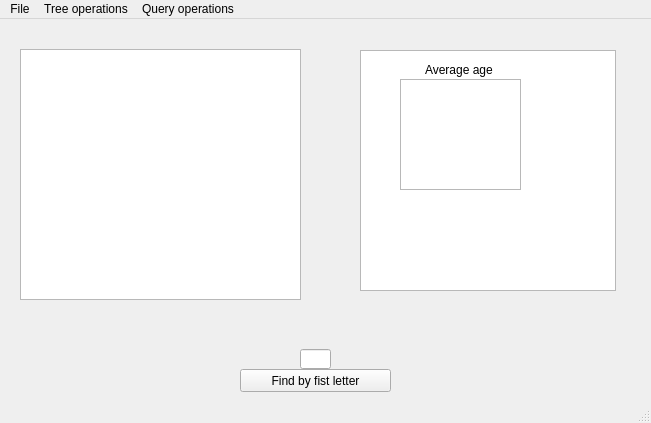
<?xml version="1.0" encoding="UTF-8"?>
<ui version="4.0">
 <class>MainWindow</class>
 <widget class="QMainWindow" name="MainWindow">
  <property name="geometry">
   <rect>
    <x>0</x>
    <y>0</y>
    <width>651</width>
    <height>423</height>
   </rect>
  </property>
  <property name="windowTitle">
   <string>RGR GUI2022</string>
  </property>
  <widget class="QWidget" name="centralWidget">
   <widget class="QTreeWidget" name="treeWidget">
    <property name="geometry">
     <rect>
      <x>20</x>
      <y>30</y>
      <width>281</width>
      <height>251</height>
     </rect>
    </property>
    <attribute name="headerVisible">
     <bool>false</bool>
    </attribute>
    <column>
     <property name="text">
      <string notr="true">1</string>
     </property>
    </column>
   </widget>
   <widget class="QStackedWidget" name="stackedWidget">
    <property name="geometry">
     <rect>
      <x>370</x>
      <y>50</y>
      <width>241</width>
      <height>131</height>
     </rect>
    </property>
    <property name="currentIndex">
     <number>3</number>
    </property>
    <widget class="QWidget" name="pageMiskkomunhoz">
     <widget class="QLabel" name="label">
      <property name="geometry">
       <rect>
        <x>0</x>
        <y>45</y>
        <width>160</width>
        <height>20</height>
       </rect>
      </property>
      <property name="text">
       <string>Name of Miskkomunhoz</string>
      </property>
     </widget>
     <widget class="QLineEdit" name="lineEditSysName">
      <property name="geometry">
       <rect>
        <x>140</x>
        <y>45</y>
        <width>110</width>
        <height>20</height>
       </rect>
      </property>
      <property name="text">
       <string>Miskkomunhoz</string>
      </property>
     </widget>
    </widget>
    <widget class="QWidget" name="pageZhek">
     <widget class="QLineEdit" name="lineEdit_Name_Zhek">
      <property name="geometry">
       <rect>
        <x>140</x>
        <y>45</y>
        <width>110</width>
        <height>20</height>
       </rect>
      </property>
      <property name="text">
       <string>ZhEK</string>
      </property>
     </widget>
     <widget class="QLabel" name="label_5">
      <property name="geometry">
       <rect>
        <x>0</x>
        <y>45</y>
        <width>110</width>
        <height>20</height>
       </rect>
      </property>
      <property name="text">
       <string>Name of ZhEK</string>
      </property>
     </widget>
    </widget>
    <widget class="QWidget" name="pageProfession">
     <widget class="QLabel" name="label_7">
      <property name="geometry">
       <rect>
        <x>0</x>
        <y>45</y>
        <width>110</width>
        <height>20</height>
       </rect>
      </property>
      <property name="text">
       <string>Name of profession</string>
      </property>
     </widget>
     <widget class="QLineEdit" name="lineEdit_Name_Profession">
      <property name="geometry">
       <rect>
        <x>140</x>
        <y>45</y>
        <width>110</width>
        <height>20</height>
       </rect>
      </property>
      <property name="text">
       <string>Profession</string>
      </property>
     </widget>
    </widget>
    <widget class="QWidget" name="pageWorker">
     <widget class="QLabel" name="label_9">
      <property name="geometry">
       <rect>
        <x>0</x>
        <y>45</y>
        <width>110</width>
        <height>20</height>
       </rect>
      </property>
      <property name="text">
       <string>Name of worker</string>
      </property>
     </widget>
     <widget class="QLabel" name="label_10">
      <property name="geometry">
       <rect>
        <x>0</x>
        <y>95</y>
        <width>110</width>
        <height>20</height>
       </rect>
      </property>
      <property name="text">
       <string>Age</string>
      </property>
     </widget>
     <widget class="QLineEdit" name="lineEdit_Name_Worker">
      <property name="geometry">
       <rect>
        <x>140</x>
        <y>45</y>
        <width>110</width>
        <height>20</height>
       </rect>
      </property>
      <property name="text">
       <string>Name</string>
      </property>
     </widget>
     <widget class="QLineEdit" name="lineEdit_age">
      <property name="geometry">
       <rect>
        <x>140</x>
        <y>95</y>
        <width>110</width>
        <height>20</height>
       </rect>
      </property>
      <property name="text">
       <string>25</string>
      </property>
     </widget>
    </widget>
   </widget>
   <widget class="QPushButton" name="exit">
    <property name="geometry">
     <rect>
      <x>530</x>
      <y>200</y>
      <width>75</width>
      <height>23</height>
     </rect>
    </property>
    <property name="text">
     <string>Exit</string>
    </property>
   </widget>
   <widget class="QPushButton" name="store">
    <property name="enabled">
     <bool>true</bool>
    </property>
    <property name="geometry">
     <rect>
      <x>430</x>
      <y>200</y>
      <width>75</width>
      <height>23</height>
     </rect>
    </property>
    <property name="text">
     <string>Store</string>
    </property>
   </widget>
   <widget class="QPushButton" name="Update">
    <property name="enabled">
     <bool>true</bool>
    </property>
    <property name="geometry">
     <rect>
      <x>430</x>
      <y>200</y>
      <width>75</width>
      <height>23</height>
     </rect>
    </property>
    <property name="text">
     <string>Update</string>
    </property>
   </widget>
   <widget class="QLineEdit" name="Query_edit">
    <property name="geometry">
     <rect>
      <x>300</x>
      <y>330</y>
      <width>31</width>
      <height>20</height>
     </rect>
    </property>
   </widget>
   <widget class="QPushButton" name="Find_Button">
    <property name="geometry">
     <rect>
      <x>240</x>
      <y>350</y>
      <width>151</width>
      <height>23</height>
     </rect>
    </property>
    <property name="text">
     <string>Find by fist letter</string>
    </property>
   </widget>
   <widget class="QTreeWidget" name="treeWidget_find">
    <property name="geometry">
     <rect>
      <x>360</x>
      <y>31</y>
      <width>256</width>
      <height>241</height>
     </rect>
    </property>
    <attribute name="headerVisible">
     <bool>false</bool>
    </attribute>
    <column>
     <property name="text">
      <string notr="true">1</string>
     </property>
    </column>
   </widget>
   <widget class="QTextBrowser" name="box_Query_2">
    <property name="geometry">
     <rect>
      <x>400</x>
      <y>60</y>
      <width>121</width>
      <height>111</height>
     </rect>
    </property>
   </widget>
   <widget class="QLabel" name="label_Query_2">
    <property name="geometry">
     <rect>
      <x>425</x>
      <y>40</y>
      <width>90</width>
      <height>21</height>
     </rect>
    </property>
    <property name="text">
     <string>Average age</string>
    </property>
   </widget>
  </widget>
  <widget class="QMenuBar" name="menuBar">
   <property name="geometry">
    <rect>
     <x>0</x>
     <y>0</y>
     <width>651</width>
     <height>25</height>
    </rect>
   </property>
   <widget class="QMenu" name="menuFile">
    <property name="title">
     <string>File</string>
    </property>
    <addaction name="actionStore"/>
    <addaction name="actionRestore"/>
   </widget>
   <widget class="QMenu" name="menuTree_operations">
    <property name="title">
     <string>Tree operations</string>
    </property>
    <addaction name="actionCreate_root"/>
    <addaction name="actionAdd"/>
    <addaction name="actionEdit"/>
    <addaction name="actionRemove"/>
   </widget>
   <widget class="QMenu" name="menuQuery_operations">
    <property name="title">
     <string>Query operations</string>
    </property>
    <addaction name="actionQuery1"/>
    <addaction name="actionQuery2"/>
   </widget>
   <addaction name="menuFile"/>
   <addaction name="menuTree_operations"/>
   <addaction name="menuQuery_operations"/>
  </widget>
  <widget class="QStatusBar" name="statusBar"/>
  <action name="actionStore">
   <property name="text">
    <string>Store</string>
   </property>
  </action>
  <action name="actionRestore">
   <property name="text">
    <string>Restore</string>
   </property>
  </action>
  <action name="actionCreate_root">
   <property name="text">
    <string>Create root</string>
   </property>
  </action>
  <action name="actionAdd">
   <property name="text">
    <string>Add</string>
   </property>
  </action>
  <action name="actionEdit">
   <property name="text">
    <string>Edit</string>
   </property>
  </action>
  <action name="actionRemove">
   <property name="text">
    <string>Remove</string>
   </property>
  </action>
  <action name="actionQuery1">
   <property name="text">
    <string>Query 1</string>
   </property>
  </action>
  <action name="actionQuery2">
   <property name="text">
    <string>Query 2</string>
   </property>
  </action>
 </widget>
 <layoutdefault spacing="6" margin="11"/>
 <resources/>
 <connections/>
</ui>
